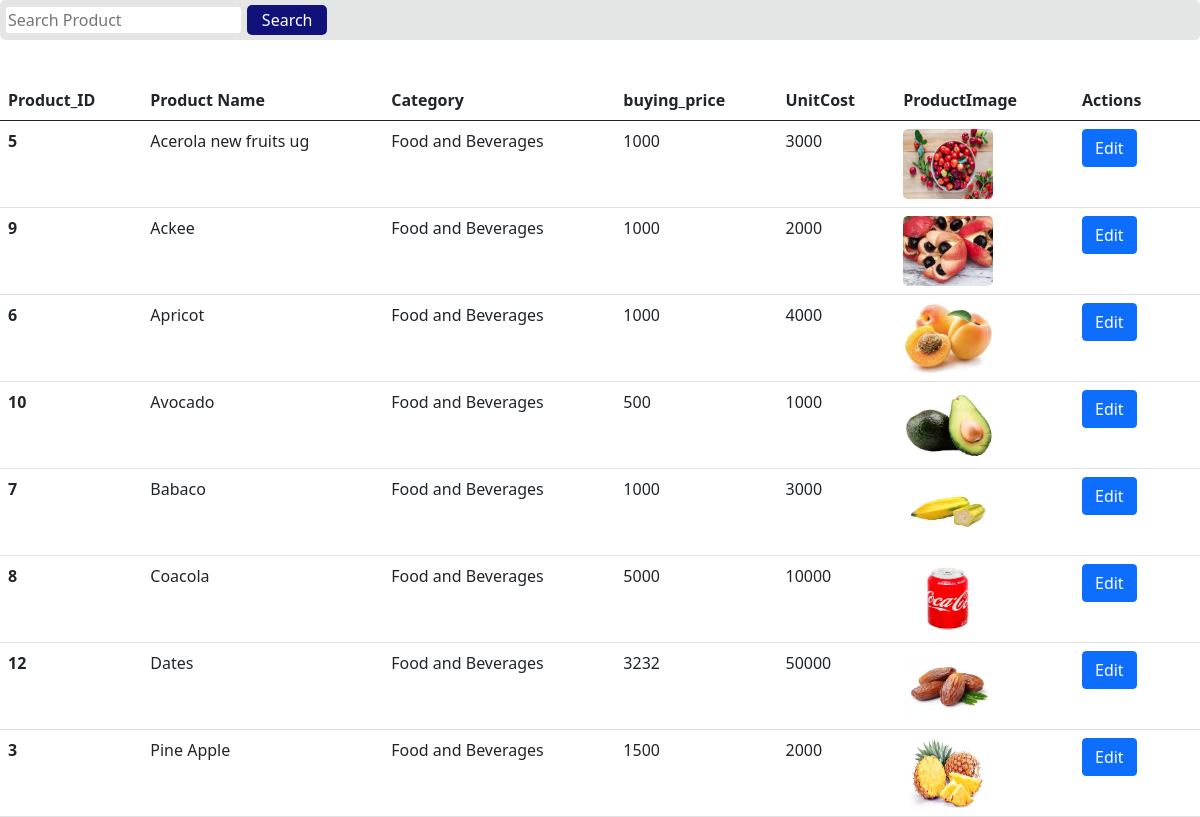
The page /pannels/Admin/products/all_products/all_products.php on the database its author committed.
### tables this page shows
CREATE TABLE `products` (
  `product_id` int(11) NOT NULL,
  `product_name` varchar(300) DEFAULT NULL,
  `category` varchar(300) DEFAULT NULL,
  `buying_price` int(11) NOT NULL,
  `unitcost` int(11) DEFAULT NULL,
  `productImage` varchar(300) DEFAULT NULL,
  `expiry_date` date NOT NULL
);

### pannels/Admin/products/all_products/all_products.php (the view, shortened to what this page needs)
<!DOCTYPE html>
<html lang="en">
<head>
    <link href="https://cdn.jsdelivr.net/npm/bootstrap@5.0.2/dist/css/bootstrap.min.css" rel="stylesheet">
    <link rel="stylesheet" href="all_products.css">
    <link rel="stylesheet" href="bootstrap.css">
</head>
<body>
    <div class="searchProducts">
        <div class="search">
            <input type="text" placeholder="Search Product" id="searchPdt">
            <button>Search</button>
        </div>
    </div>
   <form action="edit_product_form.php" method="post" id="inventoryform">
    <table class="table table-striped">
    <table class="table">
  <thead>
    <tr>
      <th scope="col">Product_ID</th>
      <th scope="col">Product Name</th>
      <th scope="col">Category</th>
      <th scope="col">buying_price</th>
      <th scope="col">UnitCost</th>
      <th scope="col">ProductImage</th>
      <th scope="col" class="actionTitle">Actions</th>
      <th scope="col" ></th>
    </tr>
  </thead>
  <tbody id='tbBody'>
    <?php
      try {
          include("../../../../assets/database_connect/database.php");
          $sql = "SELECT * FROM products order by product_name asc";
          $results = mysqli_query($conn, $sql);
          if ($results) {
              if (mysqli_num_rows($results) > 0) {
                  while ($row = mysqli_fetch_assoc($results)) {
                      echo "
                      <tr class='tbRow'>
                          <th scope='row' class='tbData'>{$row['product_id']}</th>
                          <td class='tbData'>{$row['product_name']}</td>
                          <td class='tbData'>{$row['category']}</td>
                          <td class='tbData'>{$row['buying_price']}</td>
                          <td class='tbData'>{$row['unitcost']}</td>
                          <td class='tbData'><img src='{$row['productImage']}' alt='sorry'style='height:70px;width:90px;border-radius:5px'></td>
                          <td class='actions editBtn openProductEditBar tbData'><button class='btn btn-primary editpdtBtn'>Edit</button></td>
                          <td class='actions deleteBtn'></td>
                      </tr>";
                  }
              }
          }
      } catch (Exception $e) {
          echo "An error occurred: " . $e->getMessage();
      }
    ?>
  </tbody>
</table>
    </table>
    </form>
</body>
</html>

### pannels/Admin/products/all_products/all_products.css (style rules this page uses)
* { padding: 0px; margin: 0px; box-sizing: border-box; }
:root { --primaryColor:#ffff; --secondaryColor:#024e31; --lightPrimary:#00a529b9; --tertiaryColor:#060216; --dimWhite:#e7e5e5; }
body { position: relative; background: var(--primaryColor); width: 100%; height: 500px; border-radius: 30px; font-family: 'Segoe UI', Tahoma, Geneva, Verdana, sans-serif; }
.searchProducts { background: #e3e6e4; height: 40px; display: flex; align-items: center; border-radius:5px ; top: 0px; }
.searchProducts> .search { margin-left: 4px; }
.searchProducts> .search>input { border: 2px solid var(--dimWhite); height: 30px; border-radius: 5px; outline: none; padding: 2px; }
.searchProducts> .search>button { cursor: pointer; background-color:#10127a; height: 30px; border-radius: 5px; border: none; color: var(--primaryColor); width: 80px; }
.actions { color: #ff0000; cursor: pointer; }

### rows shown on the page
products: product_id "5", product_name "Acerola new fruits ug", category "Food and Beverages", buying_price "1000", unitcost "3000", productImage (picture)
products: product_id "9", product_name "Ackee", category "Food and Beverages", buying_price "1000", unitcost "2000", productImage (picture)
products: product_id "6", product_name "Apricot", category "Food and Beverages", buying_price "1000", unitcost "4000", productImage (picture)
products: product_id "10", product_name "Avocado", category "Food and Beverages", buying_price "500", unitcost "1000", productImage (picture)
products: product_id "7", product_name "Babaco", category "Food and Beverages", buying_price "1000", unitcost "3000", productImage (picture)
products: product_id "8", product_name "Coacola", category "Food and Beverages", buying_price "5000", unitcost "10000", productImage (picture)
products: product_id "12", product_name "Dates", category "Food and Beverages", buying_price "3232", unitcost "50000", productImage (picture)
products: product_id "3", product_name "Pine Apple", category "Food and Beverages", buying_price "1500", unitcost "2000", productImage (picture)
